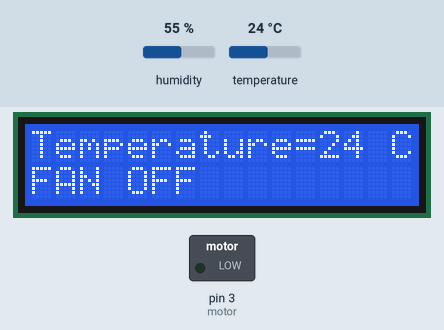
Simulated run of this sketch. Board: Arduino Uno, built with avr-gcc and run on an emulated ATmega328P. Parts: 16×2 character LCD, switched loads named in the sketch (green lamp = pin HIGH). The inputs (shaded band) are chosen by the test bench; at power-on: temperature 24 °C, humidity 55 %. What the sketch prints to the serial monitor is not drawn.

Above: at 1.7 s.
1.8 s: temperature set to 26 °C
At 3.3 s:
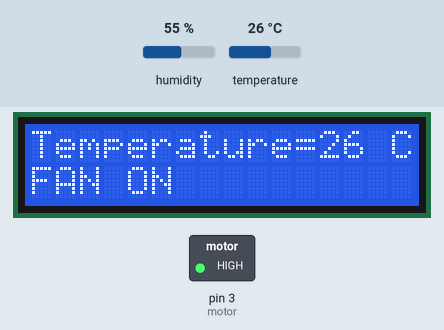
4.5 s: temperature set to 12 °C
At 5.2 s:
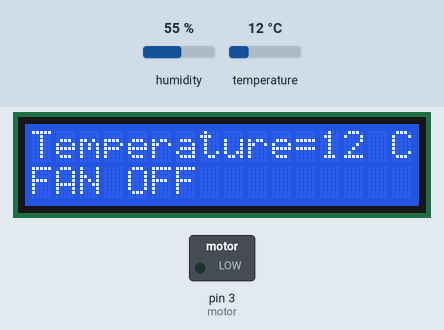
7.2 s: temperature set to 19 °C
At 9.8 s:
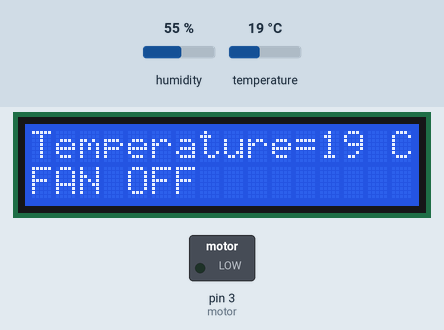
Timing chart, 0 to 11.3 s (numbered marks = the images above; inputs shaded):
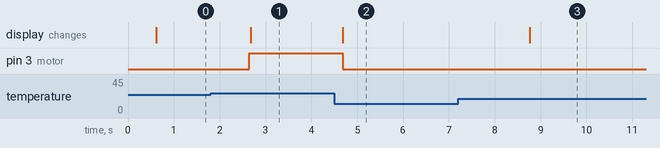

The sketch:

Room_Temperature_Stabilizer.ino
```cpp
/*
 Project        : ROOM TEMPERATURE STABILIZER
 Author         : Batuhan Zülkadiroğlu
 Number         : 151220202087
 --------------------------------------------------------------
 Purpose        : Keeping the room temperature at the ideal level.
 --------------------------------------------------------------
 System Work    : Room temperature is measured with DHT11. If this temperature value is above 24 degrees,
 the dc motor runs and the room temperature is lowered below 24 degrees again with the help of the propeller
 connected to the dc motor. At the same time, the values are displayed to the user via the LCD screen.
---------------------------------------------------------------
*/


#include<LiquidCrystal_I2C.h> //I used I2C module with this library
#include <DHT.h> //I used DHT module with this library
#define motor 3 //Motor is connected to Digital pin 3
#define DHTPIN 5 //DHT is connected to Digital pin 5
#define DHTTYPE DHT11 //I specified the type of DHT module
DHT dht(DHTPIN,DHTTYPE); //I created an object named dht and specified that this object is the model and pin above

LiquidCrystal_I2C lcd(0x27 ,16, 2);
void setup() {
  pinMode(motor,OUTPUT);
  dht.begin();//DHT11 sensor is activated
  Serial.begin(9600);//I set the baud rate for serial data transmission
  lcd.init();//initialize the lcd
  lcd.backlight();//I turned on the blacklight of the lcd
  delay(500);//I wanted the value written on the screen to stay on the screen for 500 miliseconds.
}

void loop() {
  int temp=dht.readTemperature();//I read the data from the sensor

  Serial.print("Sicaklik:");
  Serial.println(temp);

  lcd.setCursor(0,0);//I specified the location where the sign will go
  lcd.print("Temperature=   C");

  lcd.setCursor(12,0);//I specified the location where the sign will go
  lcd.print(temp);


  if(temp>24){
    digitalWrite(motor,HIGH);//I gave the command to start the dc motor
    lcd.setCursor(0,1);//I specified the location where the sign will go
    lcd.print("FAN ON ");
  }
  else{
    digitalWrite(motor,LOW);//I gave the command to stop the dc motor
    lcd.setCursor(0,1);//I specified the location where the sign will go
    lcd.print("FAN OFF");
  }
}
```

Measured:
- the behaviour switches between 24 and 25 °C on temperature (found by bisection; images 0 and 1)
- after the input at 1.8 s, pin 3 (motor): LOW → HIGH after 0.84 s; the display: changes after 0.88 s (image 1)
- after the input at 4.5 s, pin 3 (motor): HIGH → LOW after 0.18 s; the display: changes after 0.19 s (image 2)
- after the input at 7.2 s, the display: changes after 1.6 s (image 3)
